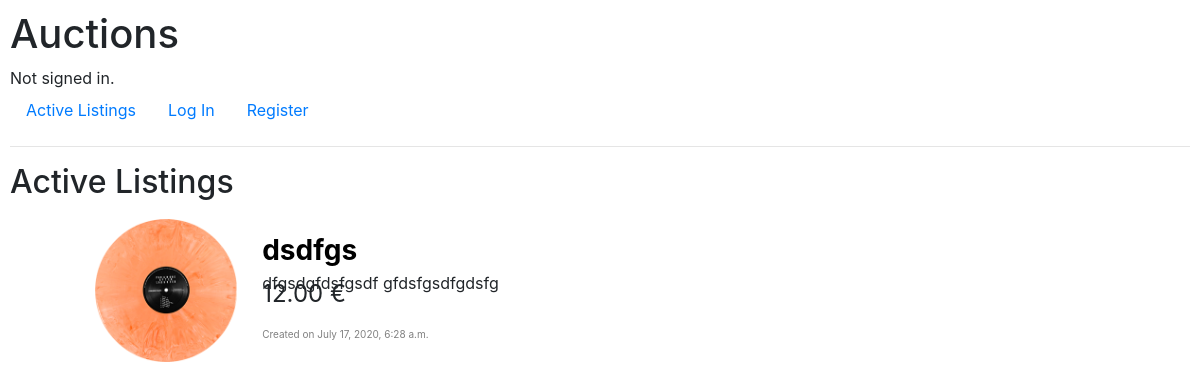
Before: / with the older database file.
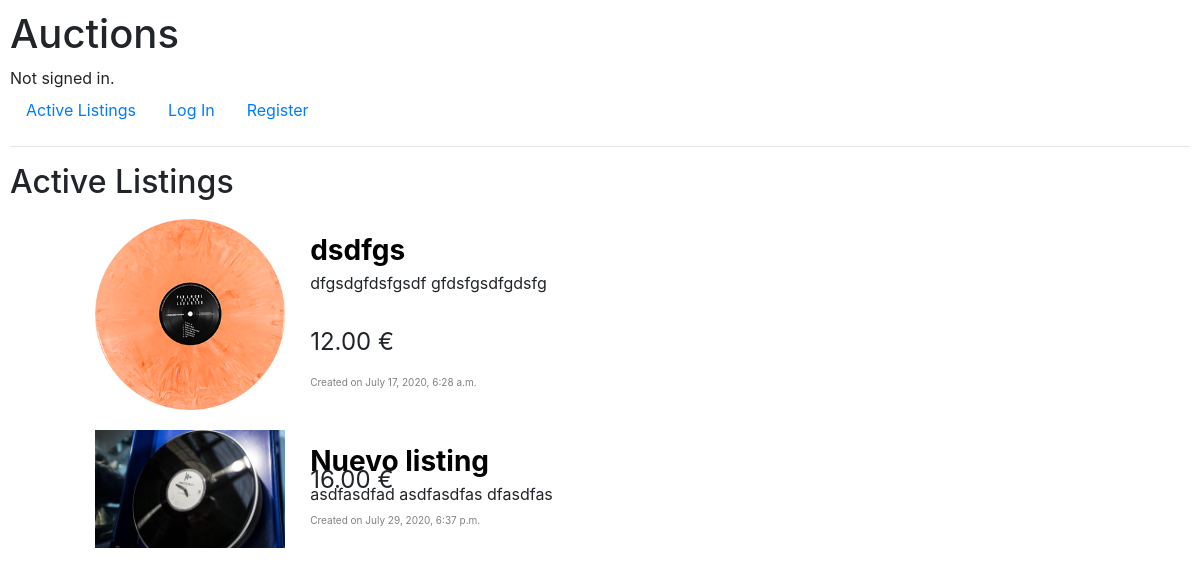
After: the same page with the newer database file.
### auctions/models.py (models this page shows, shortened)
class Auction(models.Model):
    CATEGORIES = [
        ('TO', 'Toys'),
        ('EL', 'Electronics'),
        ('HO', "Home"),
        ('FA', "Fashion"),
        ('OT', "Other")
    ]
    user = models.ForeignKey(settings.AUTH_USER_MODEL, on_delete=models.CASCADE)
    starting_bid = models.DecimalField(max_digits=8, decimal_places=2)
    title = models.CharField(max_length=60)
    description = models.TextField(blank=False)
    image = models.ImageField(upload_to='media/%Y/%m/%d/')
    category = models.CharField(max_length=2, choices=CATEGORIES)
    date = models.DateTimeField(default=timezone.now)
    wl = models.ManyToManyField(User, related_name='watchlist', blank=True)
    active = models.BooleanField(default=True)
    def get_latest_bid(self):
        try:
            bid = Bid.objects.filter(auction_id=self).latest('date')
        except Bid.DoesNotExist:
            bid = Bid.objects.create(user_id=self.user, auction_id=self, price=self.starting_bid)
            bid.save()
        return bid

class Bid(models.Model):
    user_id = models.ForeignKey(User, on_delete=models.DO_NOTHING)
    auction_id = models.ForeignKey(Auction, on_delete=models.CASCADE)
    price = models.DecimalField(max_digits=8, decimal_places=2)
    date = models.DateTimeField(default=timezone.now)

### auctions/views.py (the view)
# urls.py: path("", views.index, name="index"),
def index(request):
    auctions = Auction.objects.filter(active=True)
    return render(request, "auctions/index.html", {"auctions": auctions})

### auctions/templates/auctions/index.html
{% extends "auctions/layout.html" %}
{% block body %}
    <h2>Active Listings</h2>
    <div class="container">
        <div class="row">
            <ul>
            {% for auction in auctions %}
                <div class="auction-item d-flex">
                    <div class="col-4">
                        <div>
                            <a href="{% url 'detail' auction.id %}">
                                <img class="auction-image" src="/media/{{ auction.image }}" alt="">
                            </a>
                        </div>
                    </div>
                    <div class="col-8 auction-data">
                        <div class="auction-title"><a href="{% url 'detail' auction.id %}">{{ auction.title }}</a></div>
                        <div class="auction-description">{{ auction.description }}</div>
                        <div class="auction-bid">{{ auction.get_latest_bid.price }} €</div>
                        <div class="auction-date">Created on {{ auction.date }}</div>
                    </div>
                </div>
            {% endfor %}
            </ul>
        </div>
    </div>
{% endblock %}

### auctions/templates/auctions/layout.html (shortened to what this page needs)
{% load static %}
<!DOCTYPE html>
<html lang="en">
    <head>
        <link rel="stylesheet" href="https://stackpath.bootstrapcdn.com/bootstrap/4.4.1/css/bootstrap.min.css">
        <link href="{% static 'auctions/styles.css' %}" rel="stylesheet">
    </head>
    <body>
        <h1>Auctions</h1>
        <div>
            {% if user.is_authenticated %}
                Signed in as <strong>{{ user.username }}</strong>.
            {% else %}
                Not signed in.
            {% endif %}
        </div>
        <ul class="nav">
            <li class="nav-item">
                <a class="nav-link" href="{% url 'index' %}">Active Listings</a>
            </li>
            {% if user.is_authenticated %}
                <li class="nav-item">
                    <a class="nav-link" href="{% url 'add' %}">Create Listing</a>
                </li>
                <li class="nav-item">
                    <a class="nav-link" href="{% url 'logout' %}">Log Out</a>
                </li>
            {% else %}
                <li class="nav-item">
                    <a class="nav-link" href="{% url 'login' %}">Log In</a>
                </li>
                <li class="nav-item">
                    <a class="nav-link" href="{% url 'register' %}">Register</a>
                </li>
            {% endif %}
        </ul>
        <hr>
        {% block body %}
        {% endblock %}
    </body>
</html>

### auctions/static/auctions/styles.css (style rules this page uses)
body { padding: 10px; }
.auction-image { max-width: 100%; max-height: 230px; }
.auction-item { padding: 10px; }
.auction-title > a { font-size: 28px; font-weight: bolder; text-decoration: none; color: black; }
.auction-data { position: relative; padding: 10px; }
.auction-bid { position: absolute; bottom: 50px; font-size: 24px; }
.auction-date { position: absolute; bottom: 20px; font-size: 10px; color: grey; }

Changed rows visible on the page:
added Auction: image (picture), title "Nuevo listing", description "asdfasdfad asdfasdfas dfasdfas", get_latest_bid.price "16.00", date "July 29, 2020, 6:37 p.m."
